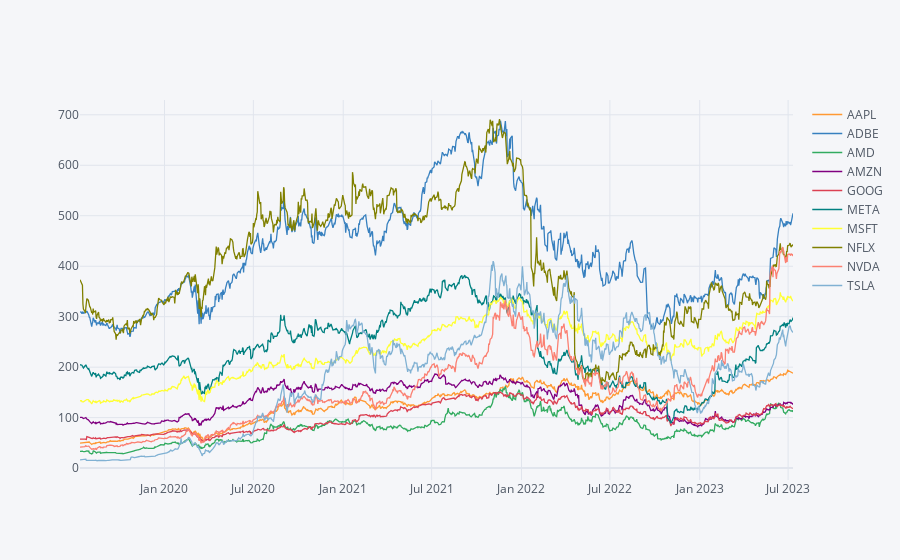

Notebook code for this chart:
### Code cell
prices_df['Adj Close'].iplot()

### Figure 1 — Plotly figure (JSON) as saved in the notebook; plotly's stock layout.template omitted (floating-point values rounded to 4 significant figures; data arrays with more than 128 entries replaced by an {"elided": "..."} marker saying what was removed)
{"data": [{"line": {"color": "rgba(255, 153, 51, 1.0)", "dash": "solid", "shape": "linear", "width": 1.3}, "mode": "lines", "name": "AAPL", "text": "", "type": "scatter", "x": {"elided": "1006 str values"}, "y": {"elided": "1006 float values"}}, {"line": {"color": "rgba(55, 128, 191, 1.0)", "dash": "solid", "shape": "linear", "width": 1.3}, "mode": "lines", "name": "ADBE", "text": "", "type": "scatter", "x": {"elided": "1006 str values"}, "y": {"elided": "1006 float values"}}, {"line": {"color": "rgba(50, 171, 96, 1.0)", "dash": "solid", "shape": "linear", "width": 1.3}, "mode": "lines", "name": "AMD", "text": "", "type": "scatter", "x": {"elided": "1006 str values"}, "y": {"elided": "1006 float values"}}, {"line": {"color": "rgba(128, 0, 128, 1.0)", "dash": "solid", "shape": "linear", "width": 1.3}, "mode": "lines", "name": "AMZN", "text": "", "type": "scatter", "x": {"elided": "1006 str values"}, "y": {"elided": "1006 float values"}}, {"line": {"color": "rgba(219, 64, 82, 1.0)", "dash": "solid", "shape": "linear", "width": 1.3}, "mode": "lines", "name": "GOOG", "text": "", "type": "scatter", "x": {"elided": "1006 str values"}, "y": {"elided": "1006 float values"}}, {"line": {"color": "rgba(0, 128, 128, 1.0)", "dash": "solid", "shape": "linear", "width": 1.3}, "mode": "lines", "name": "META", "text": "", "type": "scatter", "x": {"elided": "1006 str values"}, "y": {"elided": "1006 float values"}}, {"line": {"color": "rgba(255, 255, 51, 1.0)", "dash": "solid", "shape": "linear", "width": 1.3}, "mode": "lines", "name": "MSFT", "text": "", "type": "scatter", "x": {"elided": "1006 str values"}, "y": {"elided": "1006 float values"}}, {"line": {"color": "rgba(128, 128, 0, 1.0)", "dash": "solid", "shape": "linear", "width": 1.3}, "mode": "lines", "name": "NFLX", "text": "", "type": "scatter", "x": {"elided": "1006 str values"}, "y": {"elided": "1006 float values"}}, {"line": {"color": "rgba(251, 128, 114, 1.0)", "dash": "solid", "shape": "linear", "width": 1.3}, "mode": "lines", "name": "NVDA", "text": "", "type": "scatter", "x": {"elided": "1006 str values"}, "y": {"elided": "1006 float values"}}, {"line": {"color": "rgba(128, 177, 211, 1.0)", "dash": "solid", "shape": "linear", "width": 1.3}, "mode": "lines", "name": "TSLA", "text": "", "type": "scatter", "x": {"elided": "1006 str values"}, "y": {"elided": "1006 float values"}}], "layout": {"legend": {"bgcolor": "#F5F6F9", "font": {"color": "#4D5663"}}, "paper_bgcolor": "#F5F6F9", "plot_bgcolor": "#F5F6F9", "title": {"font": {"color": "#4D5663"}}, "xaxis": {"gridcolor": "#E1E5ED", "showgrid": true, "tickfont": {"color": "#4D5663"}, "title": {"font": {"color": "#4D5663"}, "text": ""}, "zerolinecolor": "#E1E5ED"}, "yaxis": {"gridcolor": "#E1E5ED", "showgrid": true, "tickfont": {"color": "#4D5663"}, "title": {"font": {"color": "#4D5663"}, "text": ""}, "zerolinecolor": "#E1E5ED"}}}
